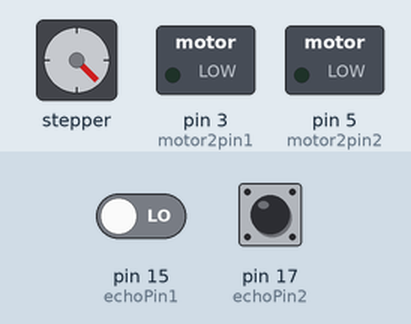
This sketch was run on a simulated Arduino Uno, built with avr-gcc and run on an emulated ATmega328P. Parts: stepper motor, switched loads named in the sketch (green lamp = pin HIGH). Inputs (shaded band) come from the test bench; at power-on: pin 17 (echoPin2) LOW, pin 15 (echoPin1) LOW. Stepper angles assume 256 steps per turn.

Above: at 2.5 s.
2.6 s: pin 17 (echoPin2) pulsed HIGH 2 times (0.12 s each, 0.3 s apart)
At 7.0 s:
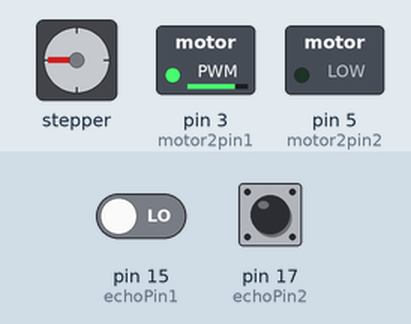
At 8.3 s:
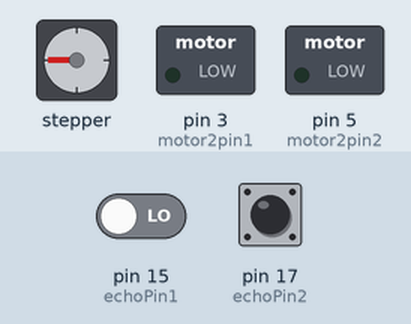
Timing chart, 0 to 14.9 s (numbered marks = the images above; inputs shaded):
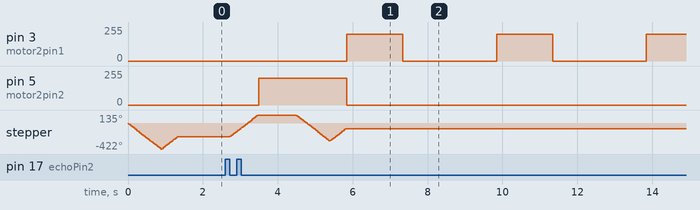

Measured:
- after the input at 2.6 s, pin 5 (motor2pin2): 0/255 → 200/255 after 0.90 s, → 0/255 2.3 s later; stepper: turns 360° clockwise in 0.74 s, then 422° counter-clockwise in 0.87 s, then 197° clockwise in 0.41 s
- by itself, pin 3 (motor2pin1): alternates 200/255 for 1.5 s and 0/255 for 2.5 s

The sketch:

car_example_26_07_2021.ino
```cpp
#include <Stepper.h>
int echoPin1=15; // attach pin D2 Arduino to pin Echo of HC-SR04
int trigPin1=14; //attach pin D3 Arduino to pin Trig of HC-SR04
int echoPin2=17; // attach pin D2 Arduino to pin Echo of HC-SR04
int trigPin2=16; //attach pin D3 Arduino to pin Trig of HC-SR04
// defines variables
long duration1; // variable for the duration of sound wave travel
int distance1; // variable for the distance measurement
long duration2; // variable for the duration of sound wave travel
int distance2; // variable for the distance measurement
const int stepsPerRevolution = 256;
int motor2pin1 = 3;
int motor2pin2 = 5;
Stepper myStepper = Stepper(stepsPerRevolution, 8, 10, 9, 11);


void setup() {
  pinMode(trigPin1, OUTPUT); // Sets the trigPin as an OUTPUT
  pinMode(echoPin1, INPUT); // Sets the echoPin as an INPUT
 pinMode(trigPin2, OUTPUT); // Sets the trigPin as an OUTPUT
  pinMode(echoPin2, INPUT); // Sets the echoPin as an INPUT
  Serial.print(9600);
  // Set the speed to 5 rpm:
  myStepper.setSpeed(80);


    Serial.println("clockwise");
  myStepper.step(-300);      //dakunata harawuna
  delay(20);

  // Step one revolution in the other direction:
  Serial.println("counterclockwise");       //mul position ekata awa
  myStepper.step(140);
  delay(20);
}

void loop() {
  // Clears the trigPin condition
  digitalWrite(trigPin1, LOW);
  digitalWrite(trigPin2, LOW);
  delayMicroseconds(2);

  delayMicroseconds(10);
  digitalWrite(trigPin1, LOW);
  digitalWrite(trigPin2, LOW);
  // Reads the echoPin, returns the sound wave travel time in microseconds
  duration1 = pulseIn(echoPin1, HIGH);
  duration2 = pulseIn(echoPin2, HIGH);
  // Calculating the distance
  distance1 = duration1 * 0.034 / 2; // Speed of sound wave divided by 2 (go and back)
   distance2 = duration2 * 0.034 / 2; // Speed of sound wave divided by 2 (go and back)
  // Displays the distance on the Serial Monitor
  Serial.print("Distance1: ");
  Serial.print(distance1);
  Serial.println(" cm");
  Serial.print("Distance2: ");
  Serial.print(distance2);
  Serial.println(" cm");

  int x1=distance1;
            int x2=distance2;

if((x1>=x2-2) && (x1<=x2+2))
  {
    //forward
    analogWrite(motor2pin1, 200);
  digitalWrite(motor2pin2, LOW);
  delay(1500);
    for(int i=200;i>=0;i--)
  {digitalWrite(motor2pin2, LOW);
  analogWrite(motor2pin1, i);}

  }
  else if(x1<(x2+2))
  {
    //turn left & backward
    myStepper.step(256);
  delay(20);
  digitalWrite(motor2pin1, LOW);
  analogWrite(motor2pin2, 200);
   delay(1000);

    //forward
    myStepper.step(-300);      //dakunata harawuna
  delay(20);

  // Step one revolution in the other direction:
  Serial.println("counterclockwise");       //mul position ekata awa
  myStepper.step(140);
  delay(20);
    analogWrite(motor2pin1, 200);
  digitalWrite(motor2pin2, LOW);
  delay(1500);
    for(int i=200;i>=0;i--)
  {digitalWrite(motor2pin2, LOW);
  analogWrite(motor2pin1, i);}
  }
  else
  {
        //turn right & backward
        myStepper.step(-160);
  delay(20);
        digitalWrite(motor2pin1, LOW);
  analogWrite(motor2pin2, 200);
   delay(1000);

    //forward
     myStepper.step(-300);      //dakunata harawuna
  delay(20);

  // Step one revolution in the other direction:
  Serial.println("counterclockwise");       //mul position ekata awa
  myStepper.step(140);
  delay(20);
    analogWrite(motor2pin1, 200);
  digitalWrite(motor2pin2, LOW);
  delay(1500);
    for(int i=200;i>=0;i--)
  {digitalWrite(motor2pin2, LOW);
  analogWrite(motor2pin1, i);}
  }
  delay(500);
}
```
